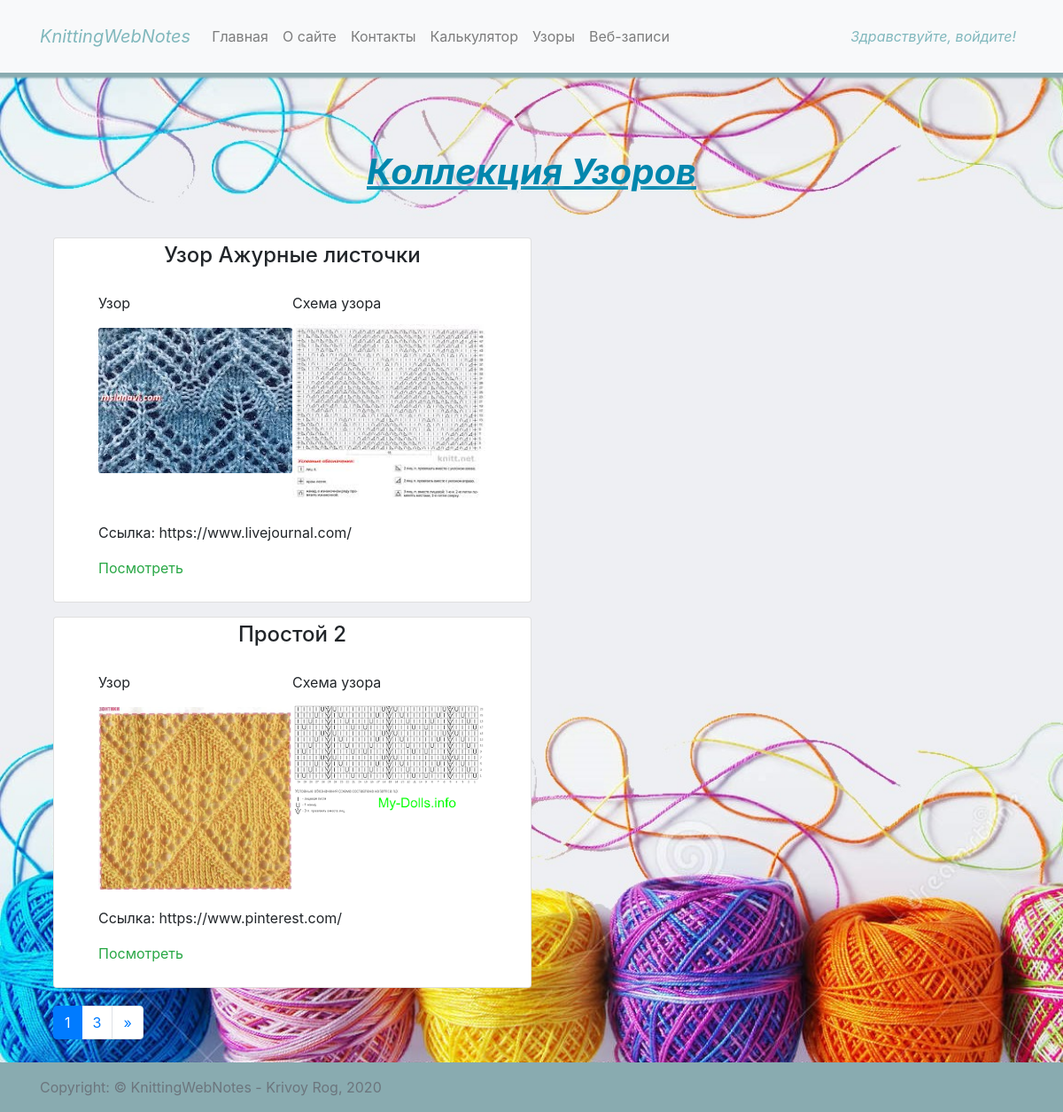
Page /patterns/public on the committed database.
### webnotes/models.py (models this page shows, shortened)
class Pattern(models.Model):
    name = models.CharField(max_length=100, unique=True, null=False)
    image = models.FileField(null=True, upload_to='upload/patterns/image', blank=True)
    scheme = models.FileField(null=True, upload_to='upload/patterns/scheme', blank=True)
    description = models.TextField(max_length=1024)
    source = models.URLField(null=True, blank=True)
    user = models.ForeignKey(User, on_delete=models.CASCADE)

### patterns/views.py (the view)
# urls.py: path('public', public)
def public(request):
    data = dict()
    data['title'] = 'Коллекция узоров'
    public_patterns = Pattern.objects.filter(webnote__access=2)
    data['patterns'] = public_patterns
    paginator = Paginator(public_patterns, 2)
    page_number = request.GET.get('page')
    page_obj = paginator.get_page(page_number)
    data['page_obj'] = page_obj
    return render(request, 'patterns/public.html', context=data)

### templates/patterns/public.html (shortened to what this page needs)
{% extends 'layout/base.html' %}
{% block content %}
<div class="container">
    <h1 class="title" style="margin: 50px;">{{ title }}</h1>
    <div class="row" style="margin: 10px 0px">
        <div class="col-md-8">
            {% for pattern in page_obj  %}
                <div class="card mb-3" style="max-width: 540px;">
                    <div class="card-title">
                        <h4 class="card-text" style="padding: 5px 15px; text-align:center;">{{ pattern.name }}</h4>
                    </div>
                    <div class="row no-gutters">
                        <div class="col-md-6">
                            <p class="card-text">Узор</p>
                            <img src="/media/{{ pattern.image }}" class="card-img" alt="Фото узора">
                        </div>
                        <div class="col-md-6">
                            <p class="card-title">Схема узора</p>
                            <img src="/media/{{ pattern.scheme }}" class="card-img" alt="Фото схемы узора">
                        </div>
                    </div>
                    <div class="row no-gutters">
                        <div class="col-md-10">
                            <p class="card-text">Ссылка: {{ pattern.source }}</p>
                            <p>
                                <a class="btn-outline-success" href="/patterns/details/{{ pattern.id }}" role="button">Посмотреть</a>
                            </p>
                        </div>
                    </div>
                </div>
            {% endfor %}
            <div class="pagination" style="margin-top: 20px">
                <nav aria-label="Page navigation example">
                    <ul class="pagination">
                        <li class="page-item active">
                            <a class="page-link" href="?page={{ page_obj.number }}">{{ page_obj.number }}</a>
                        </li>
                        {% if page_obj.has_next %}
                        <li class="page-item">
                            <a class="page-link" href="?page={{ page_obj.paginator.num_pages }}">{{ page_obj.paginator.num_pages }}</a>
                        </li>
                        <li class="page-item">
                            <a class="page-link" href="?page={{ page_obj.next_page_number }}" aria-label="Next">
                                <span aria-hidden="true">&raquo;</span>
                            </a>
                        </li>
                        {% endif %}
                    </ul>
                </nav>
            </div>
        </div>
    </div>
</div>
{% endblock content %}

### static/css/base.css (style rules this page uses)
body { padding-top: 5rem; }
.title { text-align: center; color: #0086ad; font-weight: bold; font-style: oblique; text-shadow:0 0 10px #e5f0f1; text-transform: capitalize; text-decoration: underline; }
div.row { margin: 10px 50px; }

### static/css/sticky-footer.css (style rules this page uses)
main > .container { padding: 40px 15px 0; }

### rows in the picture
Pattern: name "Узор Ажурные листочки", image (picture), scheme (picture), source "https://www.livejournal.com/"
Pattern: name "Простой 2", image (picture), scheme (picture), source "https://www.pinterest.com/"

### other values in the picture
{{ title }} "Коллекция Узоров"
{{ page_obj.number }} "1"
{{ page_obj.paginator.num_pages }} "3"
